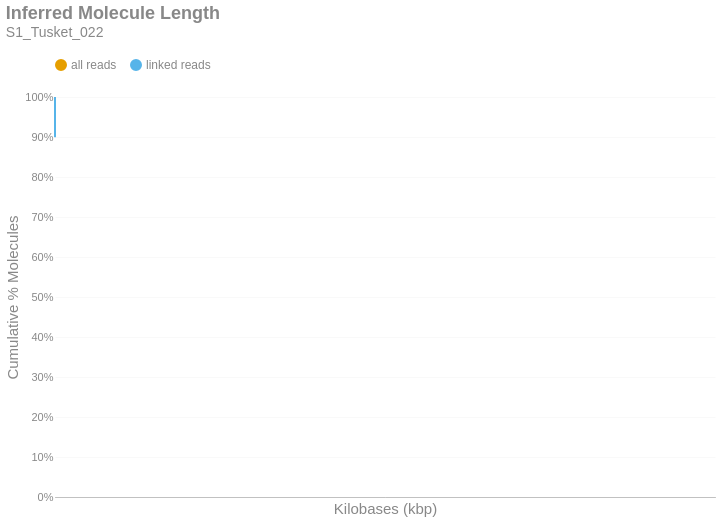

The cell this chart's notebook holds for it:
### Markdown cell above
### Inferred Molecule Length
This is the cumulative frequency distribution of molecule lengths inferred from the first and last alignment positions along a contig for all alignments associated with a single linked-read barcode on a given contig.There are two distributions: one with `all` the alignments (yellow) and another with only `linked reads` (blue). The percent of molecules in the `linked reads` distribution is relative to the total number of linked molecules.

### Code cell
if SKIPLR:
    print_html(f"Skipped")
else:
    binned_df = consolidated_hist(valids['length_inferred']/1000, mask, 10, True)
    binned_df = binned_df.with_columns(
        pl.when(pl.col('bin').cast(pl.Utf8) == '0').then(pl.lit('1')).otherwise(pl.col('bin').cast(pl.Utf8)).alias('bin')
    )
    with SafeRender(binned_df):
        (
            density_plot(binned_df, 'Inferred Molecule Length', samplename, 'inferredlen')
            .transform_calculate(bin_kb='datum.bin / 1000')
            .encode(
                x=alt.X('bin_kb:Q', title="Kilobases (kbp)").scale(type='log', padding=0).axis(labelAngle=-40),
                y=alt.Y('value:Q', title='Cumulative % Molecules')
                    .axis(format='%')
                    .stack(False)
                    .scale(domainMin=0, domainMax=1,padding=0),
                color=alt.Color("key:N").scale(domain = ["all reads", "linked reads"]),
                tooltip = [
                    alt.Tooltip("key:N", title = "Data Type"),
                    alt.Tooltip("range_label:N", title="Kilobases"),
                    alt.Tooltip("value:Q", format = ".2%", title="% Molecules (Cum.)")
                ]
            )
        ).display()

### Figure 1 — Vega-Lite specification as saved in the notebook (floating-point values rounded to 4 significant figures)
{"width": "container", "height": 400, "config": {"title": {"anchor": "start", "dy": -15, "fontSize": 18, "color": "#888888", "subtitleColor": "#888888", "subtitleFontSize": 14}, "arc": {"fill": "#0072B2"}, "axis": {"domainColor": "#888888", "domainWidth": 0.5, "gridWidth": 0.2, "grid": false, "titleFontWeight": 400, "titleFontSize": 15, "labelFontSize": 11, "labelColor": "#888888", "tickColor": "#888888", "tickWidth": 0.2, "titleColor": "#888888"}, "axisBand": {"grid": false}, "axisX": {"grid": true, "tickSize": 10, "domainCap": "round"}, "axisY": {"domain": false, "grid": true, "tickSize": 0, "domainCap": "round"}, "background": "transparent", "header": {"labelFontSize": 15, "labelColor": "#888888", "titleFontSize": 15, "titleFontWeight": 600, "titleColor": "#888888"}, "legend": {"labelFont": "sans-serif", "labelFontSize": 12, "labelColor": "#888888", "symbolSize": 100, "symbolType": "circle", "titleFontSize": 12, "titlePadding": 10, "titleColor": "#888888", "title": null, "orient": "top"}, "range": {"category": ["#E69F00", "#56B4E9", "#009E73", "#F0E442", "#0072B2", "#D55E00", "#CC79A7", "#000000"], "diverging": ["#cfe8f3", "#a2d4ec", "#73bfe2", "#46abdb", "#1696d2", "#12719e"]}, "area": {"fill": "#0072B2", "fillOpacity": 0.7, "line": true, "strokeOpacity": 0.7}, "line": {"color": "#0072B2", "stroke": "#0072B2", "strokeWidth": 2}, "trail": {"color": "#0072B2", "stroke": "#0072B2", "strokeWidth": 0, "size": 1}, "point": {"filled": true, "fillOpacity": 1.0, "size": 95}, "text": {"color": "#888888", "fontSize": 11, "align": "right", "fontWeight": 400, "size": 11}, "bar": {"fill": "#0072B2", "stroke": null}, "view": {"stroke": null, "continuousWidth": 660, "continuousHeight": 400}}, "data": {"name": "data-6d35ad82a2ab7ba247256c2397405ee7"}, "mark": {"type": "line", "interpolate": "monotone", "point": {"opacity": 0, "size": 275}}, "encoding": {"color": {"field": "key", "scale": {"domain": ["all reads", "linked reads"]}, "type": "nominal"}, "tooltip": [{"field": "key", "title": "Data Type", "type": "nominal"}, {"field": "range_label", "title": "Kilobases", "type": "nominal"}, {"field": "value", "format": ".2%", "title": "% Molecules (Cum.)", "type": "quantitative"}], "x": {"axis": {"labelAngle": -40}, "field": "bin_kb", "scale": {"type": "log", "padding": 0}, "title": "Kilobases (kbp)", "type": "quantitative"}, "y": {"axis": {"format": "%"}, "field": "value", "scale": {"domainMin": 0, "domainMax": 1, "padding": 0}, "stack": false, "title": "Cumulative % Molecules", "type": "quantitative"}}, "params": [{"name": "param_c36ac31b6afebe62", "select": {"type": "point", "fields": ["key"]}, "bind": "legend"}], "title": {"text": "Inferred Molecule Length", "subtitle": "S1_Tusket_022"}, "transform": [{"fold": ["all reads (cumsum)", "linked reads (cumsum)"]}, {"calculate": "replace(datum.key, ' (cumsum)', '')", "as": "key"}, {"filter": {"param": "param_c36ac31b6afebe62"}}, {"calculate": "datum.bin / 1000", "as": "bin_kb"}], "usermeta": {"embedOptions": {"downloadFileName": "S1_Tusket_022.inferredlen"}}, "$schema": "https://vega.github.io/schema/vega-lite/v6.1.0.json", "datasets": {"data-6d35ad82a2ab7ba247256c2397405ee7": [{"bin": "0.0", "interval": "0.0-10.0", "all reads": 0.9922, "linked reads": 0.8991, "all reads (cumsum)": 0.9922, "linked reads (cumsum)": 0.8991, "range_label": "0-9"}, {"bin": "10.0", "interval": "10.0-20.0", "all reads": 0.004561, "linked reads": 0.05947, "all reads (cumsum)": 0.9967, "linked reads (cumsum)": 0.9586, "range_label": "10-19"}, {"bin": "20.0", "interval": "20.0-30.0", "all reads": 0.001826, "linked reads": 0.02352, "all reads (cumsum)": 0.9986, "linked reads (cumsum)": 0.9821, "range_label": "20-29"}, {"bin": "30.0", "interval": "30.0-40.0", "all reads": 0.0008476, "linked reads": 0.01059, "all reads (cumsum)": 0.9994, "linked reads (cumsum)": 0.9927, "range_label": "30-39"}, {"bin": "40.0", "interval": "40.0-50.0", "all reads": 0.0004489, "linked reads": 0.005444, "all reads (cumsum)": 0.9998, "linked reads (cumsum)": 0.9981, "range_label": "40-49"}, {"bin": "50.0", "interval": "50.0-60.0", "all reads": 0.0001059, "linked reads": 0.001323, "all reads (cumsum)": 1.0, "linked reads (cumsum)": 0.9995, "range_label": "50-59"}, {"bin": "60.0", "interval": "60.0-70.0", "all reads": 2.509e-05, "linked reads": 0.0002647, "all reads (cumsum)": 1.0, "linked reads (cumsum)": 0.9997, "range_label": "60-69"}, {"bin": "70.0", "interval": "70.0-80.0", "all reads": 2.788e-06, "linked reads": 3.781e-05, "all reads (cumsum)": 1.0, "linked reads (cumsum)": 0.9998, "range_label": "70-79"}, {"bin": "80.0", "interval": "80.0-90.0", "all reads": 8.364e-06, "linked reads": 0.0001134, "all reads (cumsum)": 1.0, "linked reads (cumsum)": 0.9999, "range_label": "80-89"}, {"bin": "90.0", "interval": "90.0-100.0", "all reads": 2.788e-06, "linked reads": 3.781e-05, "all reads (cumsum)": 1.0, "linked reads (cumsum)": 0.9999, "range_label": "90-99"}, {"bin": "100.0", "interval": "100.0-110.0", "all reads": 0.0, "linked reads": 0.0, "all reads (cumsum)": 1.0, "linked reads (cumsum)": 0.9999, "range_label": "100-109"}, {"bin": "110.0", "interval": "110.0-120.0", "all reads": 2.788e-06, "linked reads": 3.781e-05, "all reads (cumsum)": 1.0, "linked reads (cumsum)": 1.0, "range_label": "110-119"}, {"bin": "120.0", "interval": "120.0-130.0", "all reads": 0.0, "linked reads": 0.0, "all reads (cumsum)": 1.0, "linked reads (cumsum)": 1.0, "range_label": "120-129"}, {"bin": "130.0", "interval": "130.0-140.0", "all reads": 0.0, "linked reads": 0.0, "all reads (cumsum)": 1.0, "linked reads (cumsum)": 1.0, "range_label": "130-139"}, {"bin": "140.0", "interval": "140.0-150.0", "all reads": 0.0, "linked reads": 0.0, "all reads (cumsum)": 1.0, "linked reads (cumsum)": 1.0, "range_label": "140-149"}, {"bin": "150.0", "interval": "150.0-160.0", "all reads": 0.0, "linked reads": 0.0, "all reads (cumsum)": 1.0, "linked reads (cumsum)": 1.0, "range_label": "150-159"}, {"bin": "160.0", "interval": "160.0-170.0", "all reads": 2.788e-06, "linked reads": 3.781e-05, "all reads (cumsum)": 1.0, "linked reads (cumsum)": 1.0, "range_label": "160-169"}]}}
